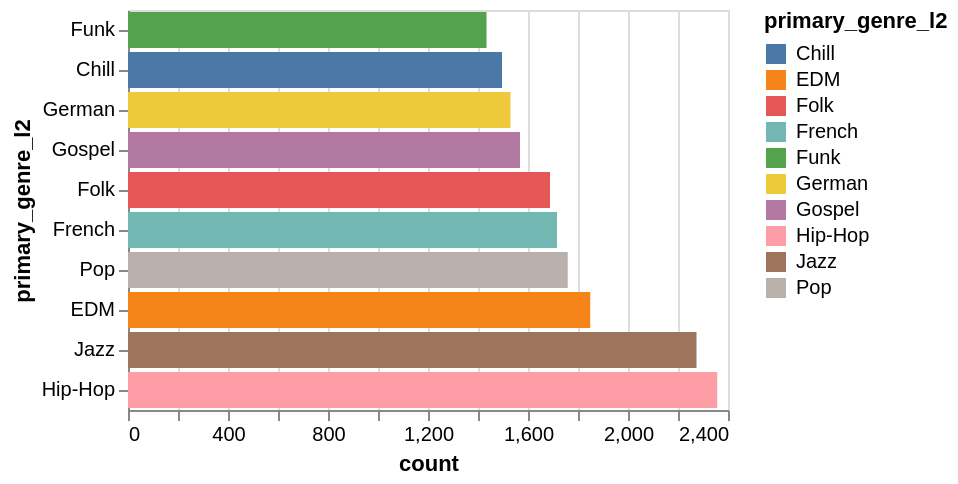

This figure's notebook cell:
### Code cell
alt.Chart(sub_genere).mark_bar().encode(
    x = 'count:Q',
    y = alt.Y('primary_genre_l2:N', sort= alt.SortField(field= 'count', order= 'ascending')),
    tooltip= ['primary_genre_l2', 'count'],
    color= 'primary_genre_l2'
)

### Figure 1 — Vega-Lite specification as saved in the notebook (floating-point values rounded to 4 significant figures)
{"config": {"view": {"continuousWidth": 300, "continuousHeight": 300}}, "data": {"name": "data-fa6665eceee6b2684da62e42500875a4"}, "mark": {"type": "bar"}, "encoding": {"color": {"field": "primary_genre_l2", "type": "nominal"}, "tooltip": [{"field": "primary_genre_l2", "type": "nominal"}, {"field": "count", "type": "quantitative"}], "x": {"field": "count", "type": "quantitative"}, "y": {"field": "primary_genre_l2", "sort": {"field": "count", "order": "ascending"}, "type": "nominal"}}, "$schema": "https://vega.github.io/schema/vega-lite/v6.4.1.json", "datasets": {"data-fa6665eceee6b2684da62e42500875a4": [{"primary_genre_l2": "Hip-Hop", "count": 2357}, {"primary_genre_l2": "Jazz", "count": 2274}, {"primary_genre_l2": "EDM", "count": 1849}, {"primary_genre_l2": "Pop", "count": 1759}, {"primary_genre_l2": "French", "count": 1716}, {"primary_genre_l2": "Folk", "count": 1688}, {"primary_genre_l2": "Gospel", "count": 1568}, {"primary_genre_l2": "German", "count": 1530}, {"primary_genre_l2": "Chill", "count": 1496}, {"primary_genre_l2": "Funk", "count": 1434}]}}
